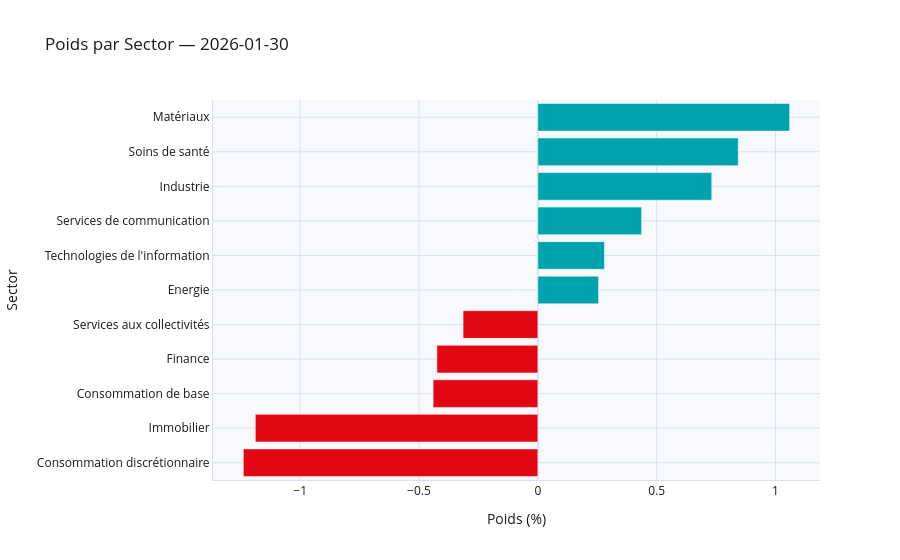

Notebook code cell kept with this figure:
### Code cell
comp_charts = reporter.plot_composition_barcharts(comp_date)

comp_charts["Sector"].show()

### Figure 1 — Plotly figure (JSON) as saved in the notebook; plotly's stock layout.template omitted (floating-point values rounded to 4 significant figures)
{"data": [{"marker": {"color": ["#E30613", "#E30613", "#E30613", "#E30613", "#E30613", "#00A3AD", "#00A3AD", "#00A3AD", "#00A3AD", "#00A3AD", "#00A3AD"]}, "orientation": "h", "type": "bar", "x": [-1.239, -1.189, -0.4405, -0.4246, -0.3145, 0.2556, 0.2803, 0.4367, 0.7318, 0.8434, 1.06], "y": ["Consommation discrétionnaire", "Immobilier", "Consommation de base", "Finance", "Services aux collectivités", "Energie", "Technologies de l'information", "Services de communication", "Industrie", "Soins de santé", "Matériaux"]}], "layout": {"font": {"color": "#1A1A1A"}, "paper_bgcolor": "white", "plot_bgcolor": "#F7F9FC", "title": {"text": "Poids par Sector — 2026-01-30"}, "xaxis": {"gridcolor": "#D9E2EC", "linecolor": "#D9E2EC", "title": {"text": "Poids (%)"}, "zerolinecolor": "#D9E2EC"}, "yaxis": {"gridcolor": "#D9E2EC", "linecolor": "#D9E2EC", "title": {"text": "Sector"}, "zerolinecolor": "#D9E2EC"}}}
